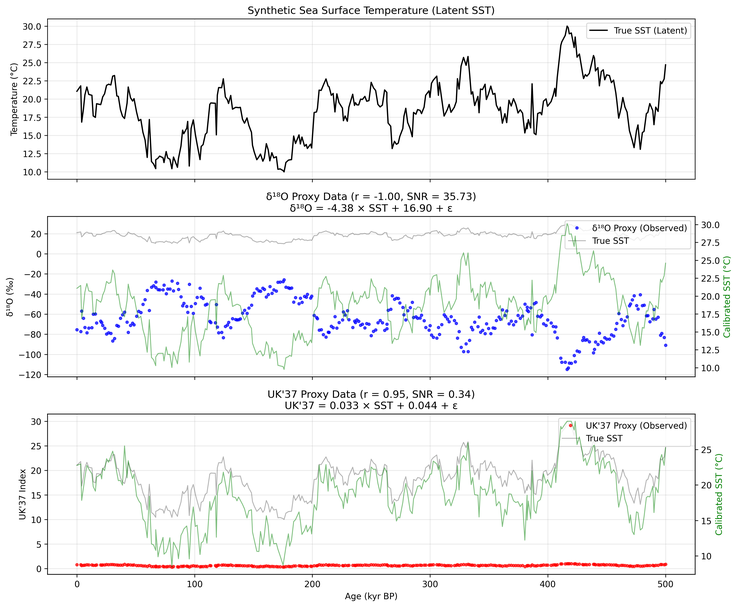
#> input picture final_figures/uk37_reduced_noise_data.png, 738 x 607 px, shrunk from 3609 x 2968 before the run, found by its file name
$ python create_uk37_dashboard.py
#> lines starting #> are read from the running program, lines starting #| are printed output that depends on the picture
"""
create_uk37_dashboard.py - Create a summary dashboard for UK'37 noise reduction experiment
"""

import os
import numpy as np
import matplotlib.pyplot as plt
from matplotlib.gridspec import GridSpec
import matplotlib.image as mpimg

# Set up directory for results
input_dir = "final_figures"
output_dir = input_dir
os.makedirs(output_dir, exist_ok=True)

# Load the previously generated images
data_img = mpimg.imread(os.path.join(input_dir, "uk37_reduced_noise_data.png"))
#> data_img is the input picture: shape (607, 738, 4) float32; mean R, G, B, A 0.957, 0.957, 0.958, 1
pred_img = mpimg.imread(os.path.join(input_dir, "uk37_reduced_noise_predictions.png"))
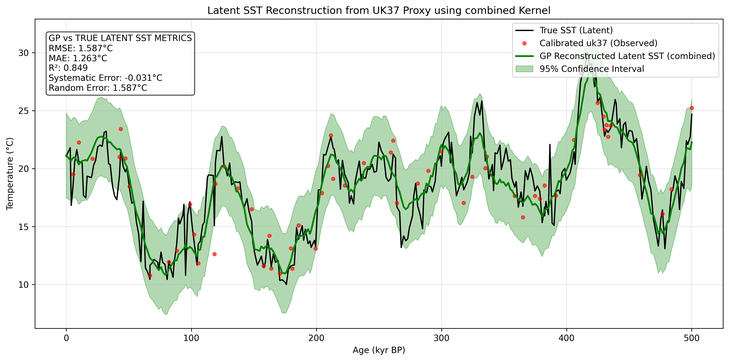
#> input picture final_figures/uk37_reduced_noise_predictions.png, 729 x 361 px, shrunk from 3569 x 1769 before the run, found by its file name
#> pred_img is the input picture: shape (361, 729, 4) float32; mean R, G, B, A 0.901, 0.928, 0.899, 1
perf_img = mpimg.imread(os.path.join(input_dir, "uk37_performance_comparison.png"))
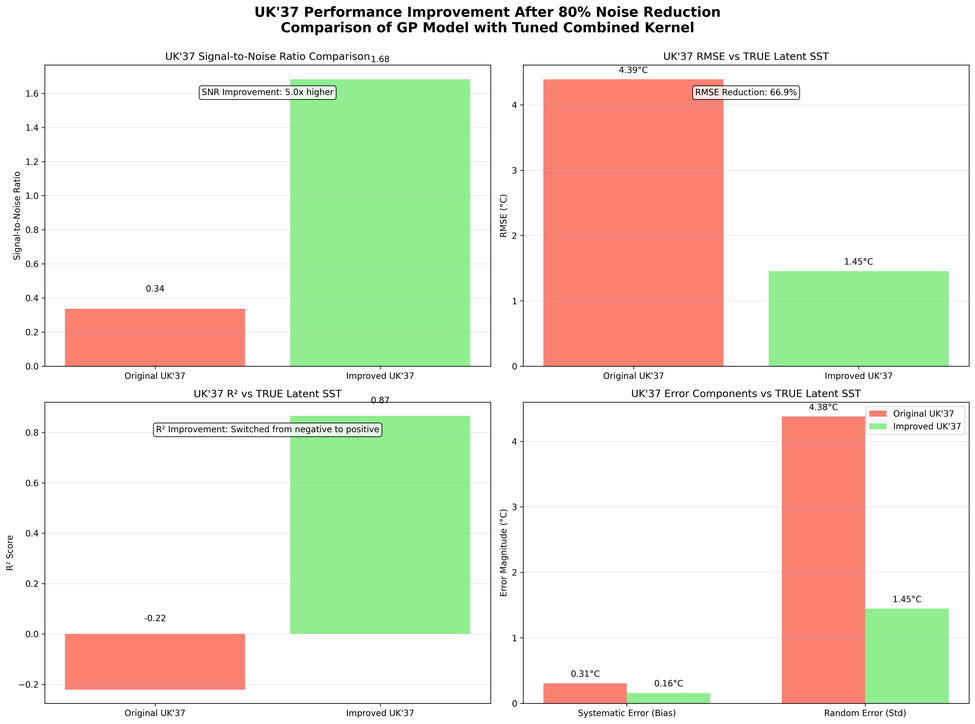
#> input picture final_figures/uk37_performance_comparison.png, 975 x 724 px, shrunk from 4769 x 3543 before the run, found by its file name
#> perf_img is the input picture: shape (724, 975, 4) float32; mean R, G, B, A 0.905, 0.899, 0.831, 1
residuals_img = mpimg.imread(os.path.join(input_dir, "uk37_reduced_noise_residuals.png"))
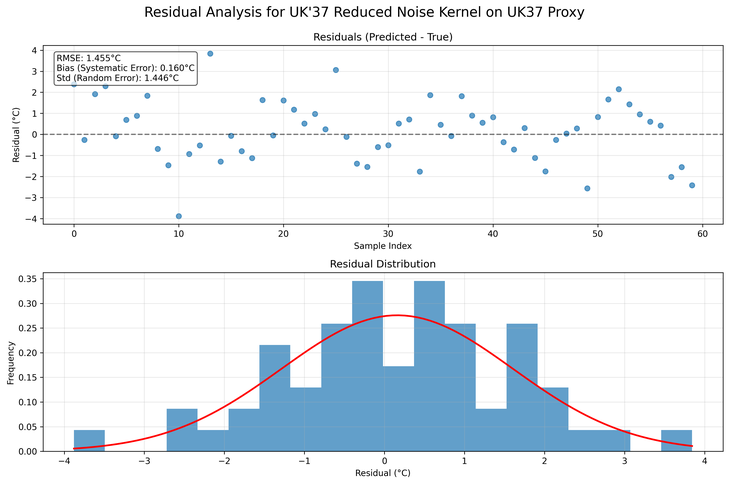
#> input picture final_figures/uk37_reduced_noise_residuals.png, 729 x 484 px, shrunk from 3569 x 2367 before the run, found by its file name
#> residuals_img is the input picture: shape (484, 729, 4) float32; mean R, G, B, A 0.907, 0.932, 0.951, 1

# Define metrics from the experiment results
original_metrics = {
    'snr': 0.3365,
    'rmse': 4.3904,
    'mae': 3.5516,
    'r2': -0.2212,
    'bias': -0.3057,
    'std_err': 4.3797
}

improved_metrics = {
    'snr': 1.6824,
    'rmse': 1.4548,
    'mae': 1.1551,
    'r2': 0.8659,
    'bias': 0.1595,
    'std_err': 1.4460
}

# Calculate improvements
improvements = {
    'snr': improved_metrics['snr'] / original_metrics['snr'],
    'rmse': (original_metrics['rmse'] - improved_metrics['rmse']) / original_metrics['rmse'] * 100,
    'mae': (original_metrics['mae'] - improved_metrics['mae']) / original_metrics['mae'] * 100,
    'std_err': (original_metrics['std_err'] - improved_metrics['std_err']) / original_metrics['std_err'] * 100
}

# Create dashboard figure
fig = plt.figure(figsize=(20, 24))
gs = GridSpec(4, 2, figure=fig, height_ratios=[1.8, 1, 1.8, 1])

# Add title
fig.suptitle('UK\'37 Proxy Performance Improvement Dashboard\nEffect of 80% Noise Reduction on Latent SST Reconstruction',
              fontsize=24, fontweight='bold', y=0.98)

# Add synthetic data visualization (top left)
ax_data = fig.add_subplot(gs[0, 0])
ax_data.imshow(data_img)
ax_data.axis('off')
ax_data.set_title('Synthetic UK\'37 Proxy Data with Reduced Noise', fontsize=18, pad=10)

# Add GP predictions visualization (top right)
ax_pred = fig.add_subplot(gs[0, 1])
ax_pred.imshow(pred_img)
ax_pred.axis('off')
ax_pred.set_title('UK\'37 GP Model Predictions vs TRUE Latent SST', fontsize=18, pad=10)

# Add metrics table (middle row, spanning both columns)
ax_metrics = fig.add_subplot(gs[1, :])
ax_metrics.axis('off')

# Create table data
metrics_labels = ['Signal-to-Noise Ratio (SNR)', 'RMSE (°C)', 'MAE (°C)', 'R²',
                'Systematic Error (°C)', 'Random Error (°C)']
metrics_original = [f"{original_metrics['snr']:.4f}",
                  f"{original_metrics['rmse']:.4f}",
                  f"{original_metrics['mae']:.4f}",
                  f"{original_metrics['r2']:.4f}",
                  f"{original_metrics['bias']:.4f}",
                  f"{original_metrics['std_err']:.4f}"]
metrics_improved = [f"{improved_metrics['snr']:.4f}",
                  f"{improved_metrics['rmse']:.4f}",
                  f"{improved_metrics['mae']:.4f}",
                  f"{improved_metrics['r2']:.4f}",
                  f"{improved_metrics['bias']:.4f}",
                  f"{improved_metrics['std_err']:.4f}"]

# Format improvement values
snr_text = f"{improvements['snr']:.1f}x higher"
rmse_text = f"{improvements['rmse']:.1f}% reduction"
mae_text = f"{improvements['mae']:.1f}% reduction"
r2_text = "Negative → Positive"
bias_text = "Improved"
std_text = f"{improvements['std_err']:.1f}% reduction"

metrics_improvement = [snr_text, rmse_text, mae_text, r2_text, bias_text, std_text]

# Create a simpler table with no complex coloring
#> (the run stopped early here; a loop or call above may not have finished)
